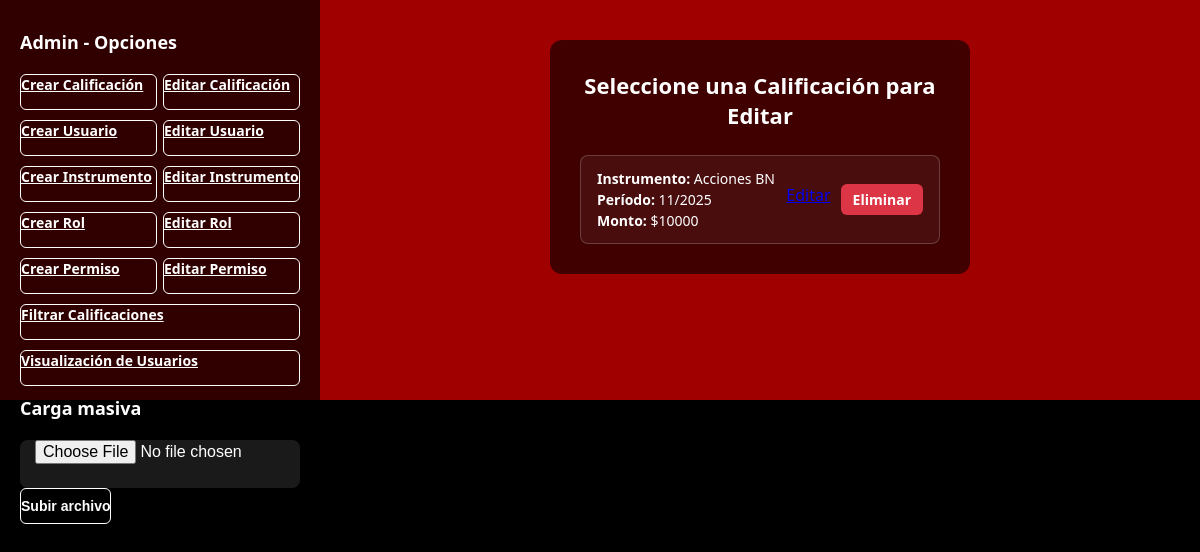
Before: /inicioAdmin/?seccion=calificacion&accion=editar (signed in) with the older database file.
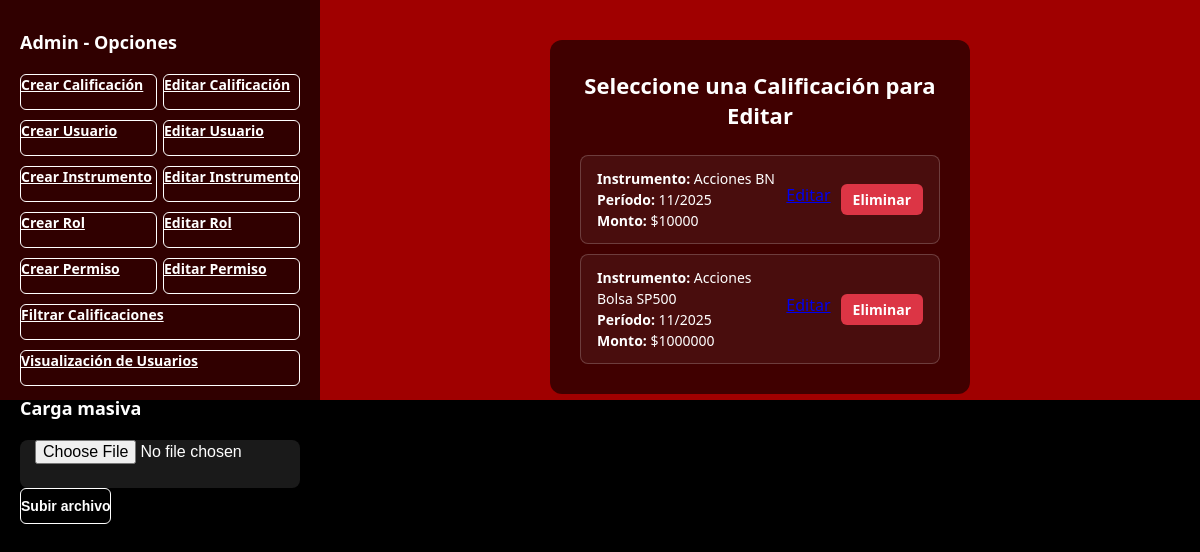
After: the same page with the newer database file.
### Miapp/models.py (models this page shows, shortened)
class Calificacion(models.Model):
    calid = models.AutoField(primary_key=True)
    monto = models.FloatField()
    factor = models.FloatField()
    periodo = models.DateField()
    instrumento = models.ForeignKey(InstrumentoNI, on_delete=models.CASCADE)
    estado = models.CharField(max_length=50, default='PENDIENTE')
    fecha_creacion = models.DateField(auto_now_add=True)
    fecha_modificacion = models.DateField(auto_now=True)
    usuario_id_usuario = models.ForeignKey(settings.AUTH_USER_MODEL, on_delete=models.CASCADE)
    factor_val_id_factor = models.ForeignKey(Factor_Val, on_delete=models.CASCADE)

class InstrumentoNI(models.Model):
    id_instru = models.AutoField(primary_key=True)
    nombre = models.CharField(max_length=255)
    regla_es = models.TextField()
    estado = models.CharField(max_length=50)

### MC/views.py (the view)
# urls.py: path('inicioAdmin/', views.inicioAdmin, name='inicioAdmin'),
@login_required
def inicioAdmin(request):
    instrumentos   = InstrumentoNI.objects.filter(estado='ACTIVO')
    roles          = Rol.objects.all()
    usuarios       = Usuario.objects.select_related('user_auth', 'rol_id').filter(activo='S')
    calificaciones = Calificacion.objects.filter(estado='ACTIVO')
    permisos       = Permiso.objects.all()
    seccion = request.GET.get('seccion')
    accion  = request.GET.get('accion')
    obj_id  = request.GET.get('obj_id')
    obj = None
    if seccion == 'calificacion' and accion == 'editar' and obj_id:
        obj = Calificacion.objects.select_related('instrumento').get(calid=obj_id)
    elif seccion == 'usuario' and accion == 'editar' and obj_id:
        obj = Usuario.objects.select_related('rol_id').get(id_usuario=obj_id)
    elif seccion == 'instrumento' and accion == 'editar' and obj_id:
        obj = InstrumentoNI.objects.get(id_instru=obj_id)
    elif seccion == 'rol' and accion == 'editar' and obj_id:
        obj = Rol.objects.get(id_rol=obj_id)
    elif seccion == 'permiso' and accion == 'editar' and obj_id:
        obj = Permiso.objects.get(id_permiso=obj_id)
    return render(request, 'inicioAdmin.html', {
        'instrumentos':   instrumentos,
        'roles':          roles,
        'usuarios':       usuarios,
        'calificaciones': calificaciones,
        'permisos':       permisos,
        'seccion':        seccion,
        'accion':         accion,
        'obj':            obj,
        'obj_id':         obj_id,
    })

### Miapp/back.py (called while the page is built)
    def get_user(self, user_id):
        try:
            return User.objects.get(pk=user_id)
        except User.DoesNotExist:
            return None

### MC/templates/inicioAdmin.html (shortened to what this page needs)
<html lang="es">
<head>
</head>
<body>
<div class="left-box">
  <h3>Admin - Opciones</h3>
  <div class="btn-group">
    <a href="?seccion=calificacion&accion=crear" class="btn btn-outline-light">Crear Calificación</a>
    <a href="?seccion=calificacion&accion=editar" class="btn btn-outline-light">Editar Calificación</a>
  </div>
  <div class="btn-group">
    <a href="?seccion=usuario&accion=crear" class="btn btn-outline-light">Crear Usuario</a>
    <a href="?seccion=usuario&accion=editar" class="btn btn-outline-light">Editar Usuario</a>
  </div>
  <div class="btn-group">
    <a href="?seccion=instrumento&accion=crear" class="btn btn-outline-light">Crear Instrumento</a>
    <a href="?seccion=instrumento&accion=editar" class="btn btn-outline-light">Editar Instrumento</a>
  </div>
  <div class="btn-group">
    <a href="?seccion=rol&accion=crear" class="btn btn-outline-light">Crear Rol</a>
    <a href="?seccion=rol&accion=editar" class="btn btn-outline-light">Editar Rol</a>
  </div>
  <div class="btn-group">
    <a href="?seccion=permiso&accion=crear" class="btn btn-outline-light">Crear Permiso</a>
    <a href="?seccion=permiso&accion=editar" class="btn btn-outline-light">Editar Permiso</a>
  </div>
  <div class="btn-group">
    <a href="?seccion=filtrar" class="btn btn-outline-light">Filtrar Calificaciones</a>
  </div>
  <div class="btn-group">
    <a href="{% url 'visualizar_usuarios' %}" class="btn btn-outline-light">Visualización de Usuarios</a>
  </div>
  <h3 class="mt-4">Carga masiva</h3>
  <form method="post" action="{% url 'carga_masiva' %}" enctype="multipart/form-data">
    <input type="file" name="archivo" accept=".json,.csv" required>
    <button type="submit" class="btn btn-outline-light mt-2">Subir archivo</button>
  </form>
</div>
<div class="right-box">
  {% if seccion == 'calificacion' and accion == 'crear' %}
    <div class="card">
      <h2>Crear Calificación</h2>
      <form method="post" action="{% url 'guardar_calificacion' %}">
        {% csrf_token %}
        <label>Monto ($)</label>
        <input type="number" step="0.01" name="monto" required>
        <label>Factor (%)</label>
        <input type="number" step="0.01" name="factor" required>
        <label>Período</label>
        <input type="month" name="periodo" required>
        <label>Instrumento</label>
        <select name="instrumento" required>
          <option value="">-- Seleccione --</option>
          {% for i in instrumentos %}
            <option value="{{ i.id_instru }}">{{ i.nombre }}</option>
          {% endfor %}
        </select>
        <button type="submit" class="btn-success mt-3">Crear Calificación</button>
      </form>
    </div>
  {% elif seccion == 'calificacion' and accion == 'editar' and not obj_id %}
    <div class="card">
      <h2>Seleccione una Calificación para Editar</h2>
      <div class="sql-table">
        {% for c in calificaciones %}
          <div class="sql-row">
            <div class="sql-cell">
              <strong>Instrumento:</strong> {{ c.instrumento.nombre }}<br>
              <strong>Período:</strong> {{ c.periodo|date:"m/Y" }}<br>
              <strong>Monto:</strong> ${{ c.monto|floatformat:0 }}
            </div>
            <div class="sql-action">
              <a class="btn-edit" href="?seccion=calificacion&accion=editar&obj_id={{ c.calid }}">Editar</a>
              <a class="btn-danger" href="{% url 'eliminar_calificacion' c.calid %}" onclick="return confirm('¿Estás seguro de eliminar esta calificación?')">Eliminar</a>
            </div>
          </div>
        {% endfor %}
      </div>
    </div>
  {% endif %}
</div>
</body>
</html>

### MC/templates/inicioAdmin.html (style rules this page uses)
* { margin:0;padding:0;box-sizing:border-box; }
html,body { height:100%; }
body { display:flex; background:linear-gradient(to bottom,#a00000 50%,#000 50%); font-family:'Segoe UI',Tahoma,Geneva,Verdana,sans-serif; }
.left-box { width:320px;height:100vh; background:rgba(0,0,0,.7); color:#fff; padding:30px 20px; display:flex; flex-direction:column; gap:10px; }
.left-box h3 { font-size:18px;margin-bottom:10px; }
.btn-group { display:flex;gap:6px; }
.btn { flex:1;height:36px;border:none;border-radius:6px; font-size:14px;font-weight:bold;cursor:pointer; }
.btn-outline-light { background:transparent;color:#fff;border:1px solid #fff; }
.right-box { flex:1;display:flex;align-items:flex-start;justify-content:center; padding:40px 20px; }
.card { width:90%;max-width:420px; background:rgba(0,0,0,.6); border-radius:12px;padding:30px; color:#fff;display:flex;flex-direction:column;gap:15px; }
.card h2 { font-size:22px;text-align:center;margin-bottom:10px; }
input,select,textarea { width:100%;height:48px;border:none;border-radius:8px; padding:0 15px;font-size:16px; background:rgba(255,255,255,.1);color:#fff;outline:none; }
input::placeholder { color:#ccc; }
.btn-danger { background-color: #dc3545; color: #fff; padding: 6px 12px; border-radius: 6px; text-decoration: none; font-weight: bold; font-size: 14px; }
.sql-table { display: flex; flex-direction: column; gap: 10px; }
.sql-row { display: flex; justify-content: space-between; align-items: center; background: rgba(255, 255, 255, 0.05); border: 1px solid rgba(255, 255, 255, 0.2); border-radius: 8px; padding: 12px 16px; transition: background 0.3s ease; }
.sql-cell { flex: 1; font-size: 14px; line-height: 1.5; }
.sql-action { display: flex; gap: 10px; }

Changed rows visible on the page:
added Calificacion: instrumento.nombre "Acciones Bolsa SP500", periodo "11/2025", monto "1000000"
